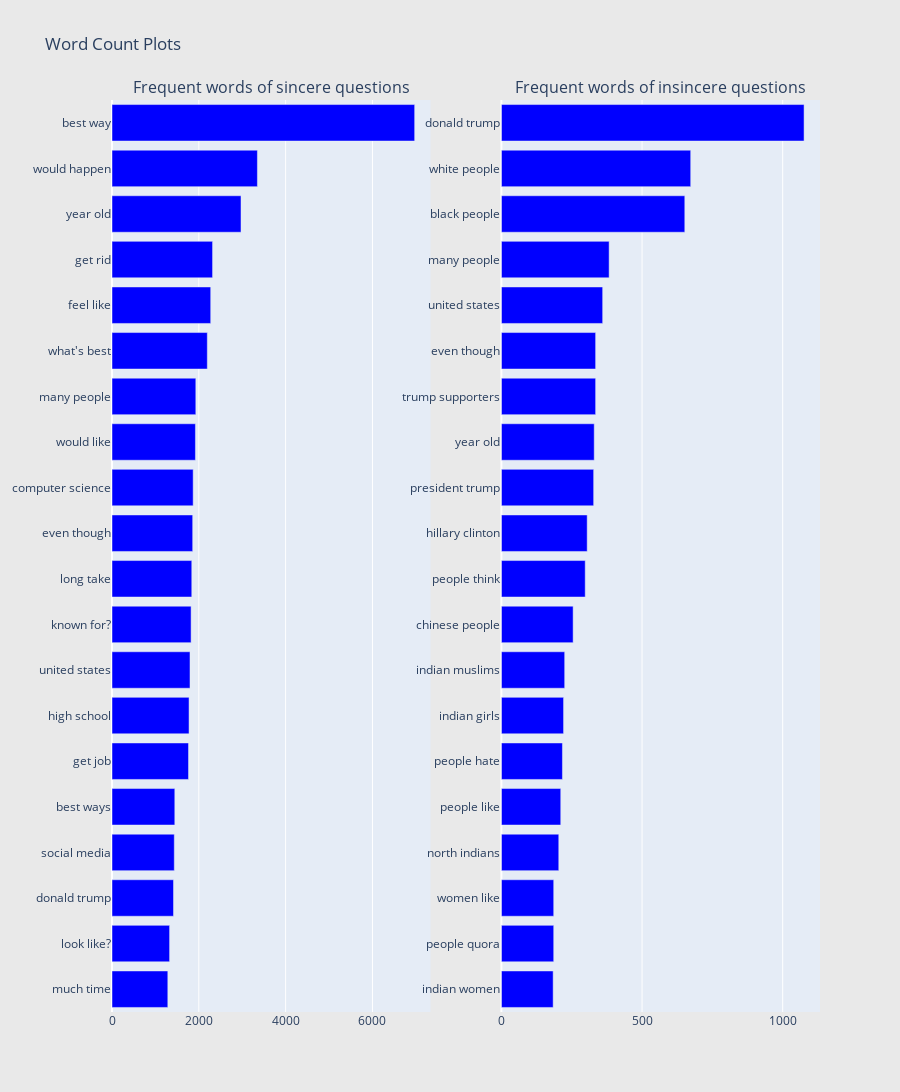
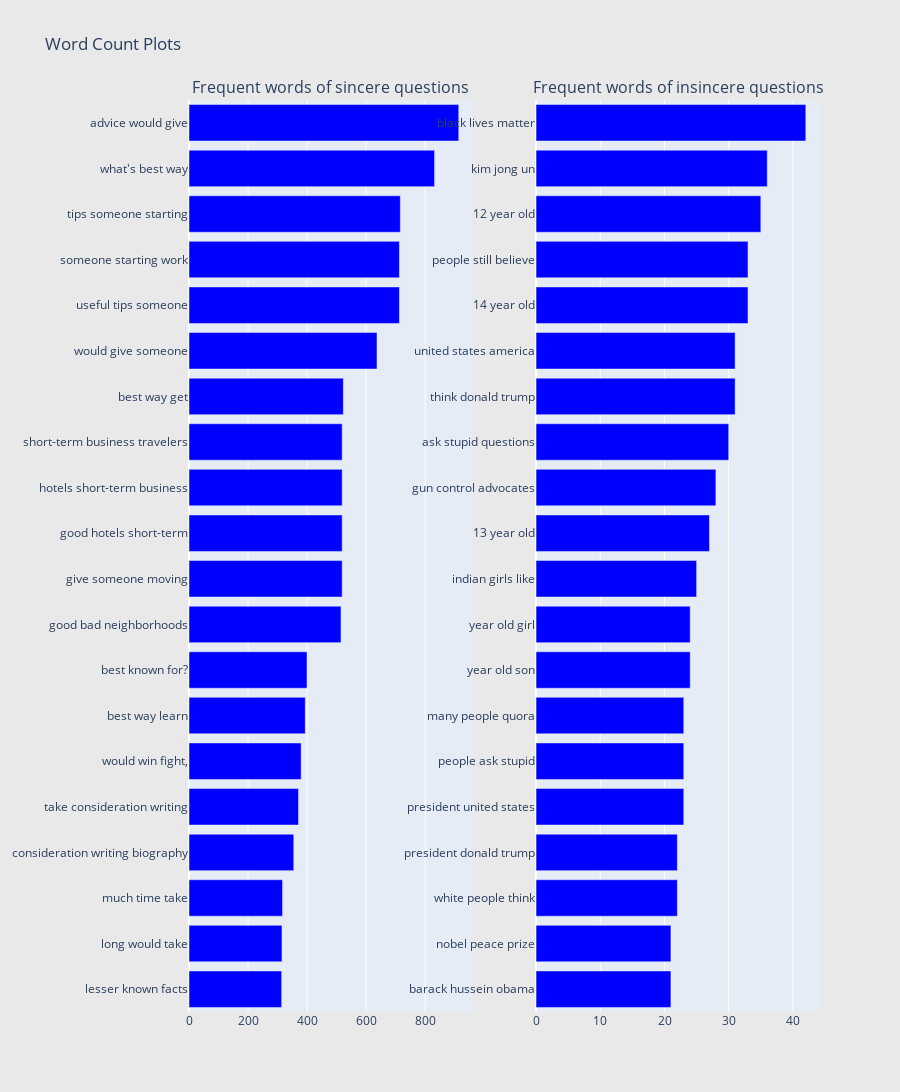

The notebook cell these images were saved under, in order:
### Markdown cell above
### **BASIC GRAM ANALYSIS FROM SCRATCH**

### Code cell
stopword=set(stopwords.words('english'))


# step 1: 
# I need the question texts for labels 1 and 0

train_df_zero=train_df[train_df['target']==0]['question_text']
train_df_ones=train_df[train_df['target']==1]['question_text']


# step 2: 
# gram analysis function

# ********** Line by line explanation *******

# 2.1 : >>>tokens=[t for t in data.lower().split(" ") if t!="" if t not in stopword]
#
#       for every question text in the data, first check whether the word is not a stopword. If it is not, append the word to a list called tokens

# 2.2 : >>>ngrams=zip(*[tokens[i:] for i in range(gram)])  
#       >>>final_tokens=[" ".join(z) for z in ngrams]
#       
#         --->  [tokens[i:] for i in range(gram)] 
#                    returns a list of the format : [tokens[0:] , tokens[1:]] where each element is a list itself
#                 
#                    sample output : [['quebec', 'nationalists', 'see', 'province', 'nation', '1960s?'], ['nationalists', 'see', 'province', 'nation', '1960s?']]
#
#         --->  ngrams = zip(*[tokens[i:] for i in range(gram)])
#                    
#                    zip wants a bunch of arguments to zip together, but what you have is a single argument (a list, whose elements are also lists). The * in a function
#                    call "unpacks" a list (or other iterable), making each of its elements a separate argument. zip function returns a zip object. For example:
#                    >>> p = [[1,2,3],[4,5,6]]
#                    >>> d=zip(*p)
#                    >>> list(d)
#                    o/p: [(1, 4), (2, 5), (3, 6)]

#         --->  final_tokens = [" ".join(z) for z in ngrams]
#                    
#                    creates a list out of the zip object        
#                    sample output : ['quebec nationalists', 'nationalists see', 'see province', 'province nation', 'nation 1960s?']

#Gram analysis on Training set
def gram_analysis(data,gram):
    tokens=[t for t in data.lower().split(" ") if t!="" if t not in stopword]
    # print("Tokens:\n" + str([tokens[i:] for i in range(gram)]))
    ngrams=zip(*[tokens[i:] for i in range(gram)])  # ngrams will be a zip object
    final_tokens=[" ".join(z) for z in ngrams]
    # print("final tokens\n" + str(final_tokens))
    return final_tokens


# step 3: 
# create a counter dictionary for every n-gram pair created from the entire dataset so the dictionary will have the ngram pair as the key and no. of times that
# ngram pair occured in the entire data set as the value

#Create frequency grams for analysis
def create_dict(data,grams):
    freq_dict=defaultdict(int)
    for sentence in data:
        for tokens in gram_analysis(sentence,grams):
            freq_dict[tokens]+=1
    #print("dict\n" + str(freq_dict))
    #print("\n\n\ndict items \n" + str(freq_dict.items()))
    return freq_dict



# step 4:
#  now we sort the freq dict created above using in decreasing order of the n gram count using code:
#  freq_df=pd.DataFrame(sorted(freq_dict.items(),key=lambda z:z[1])[::-1]) where freq_dict.items() returns tuple of this kind: ('united states', 1) and we sort on basis of
#  the count value done by the code: key=lambda z:z[1] in the function

#  we return a plot object called trace

def create_new_df(freq_dict):
    freq_df=pd.DataFrame(sorted(freq_dict.items(),key=lambda z:z[1])[::-1])
    freq_df.columns=['n_gram_words','n_gram_frequency']
    print(freq_df.head())
    #plt.barh(freq_df['n_gram_words'][:20],freq_df['n_gram_frequency'][:20],linewidth=0.3)
    #plt.show()
    trace=horizontal_bar_chart(freq_df[:20],'blue')
    return trace

# step 5:
#  This functions plots the trace object of n grams of data where label = 1 and of data where label = 0 seperately in a figure

def horizontal_bar_chart(df, color):
    trace = go.Bar(
        y=df["n_gram_words"].values[::-1],
        x=df["n_gram_frequency"].values[::-1],
        showlegend=False,
        orientation = 'h',
        marker=dict(
            color=color,
        ),
    )
    return trace

def plot_grams(trace_zero,trace_one):
    fig = tools.make_subplots(rows=1, cols=2, vertical_spacing=0.04,
                          subplot_titles=["Frequent words of sincere questions", 
                                          "Frequent words of insincere questions"])
    fig.append_trace(trace_zero, 1, 1)
    fig.append_trace(trace_ones, 1, 2)
    fig['layout'].update(height=1200, width=900, paper_bgcolor='rgb(233,233,233)', title="Word Count Plots")
    py.iplot(fig, filename='word-plots')





# Step 6 - additional analysis: 
#          Analyse most common Sentences

def mostcommon_words(data):
    counter=Counter(data)
    commonwords=counter.most_common()
    x_coord,y_coord=[],[]
    for words,occ in commonwords[:20]:
        if words not in stopword:
            x_coord.append(occ)
            y_coord.append(words)
            
    sns.barplot(x=x_coord,y=y_coord,saturation=1,orient="h")


    
    
    
print("Bi-gram analysis")

freq_train_df_zero=create_dict(train_df_zero,2)
trace_zero=create_new_df(freq_train_df_zero)

freq_train_df_ones=create_dict(train_df_ones,2)
trace_ones=create_new_df(freq_train_df_ones)

plot_grams(trace_zero,trace_ones)

print("Tri-gram analysis")

freq_train_df_zero=create_dict(train_df_zero,3)
trace_zero=create_new_df(freq_train_df_zero)

freq_train_df_ones=create_dict(train_df_ones,3)
trace_ones=create_new_df(freq_train_df_ones)

plot_grams(trace_zero,trace_ones)


#
mostcommon_words(train_df_zero)
mostcommon_words(train_df_ones)

### Figure 1 — Plotly figure (JSON) as saved in the notebook; plotly's stock layout.template omitted (floating-point values rounded to 4 significant figures)
{"data": [{"marker": {"color": "blue"}, "orientation": "h", "showlegend": false, "type": "bar", "x": [1286, 1327, 1417, 1435, 1447, 1763, 1775, 1797, 1822, 1838, 1859, 1870, 1922, 1931, 2196, 2274, 2317, 2972, 3350, 6973], "xaxis": "x", "y": ["much time", "look like?", "donald trump", "social media", "best ways", "get job", "high school", "united states", "known for?", "long take", "even though", "computer science", "would like", "many people", "what's best", "feel like", "get rid", "year old", "would happen", "best way"], "yaxis": "y"}, {"marker": {"color": "blue"}, "orientation": "h", "showlegend": false, "type": "bar", "x": [184, 186, 186, 204, 211, 217, 221, 225, 255, 298, 305, 328, 330, 335, 335, 360, 383, 652, 673, 1076], "xaxis": "x2", "y": ["indian women", "people quora", "women like", "north indians", "people like", "people hate", "indian girls", "indian muslims", "chinese people", "people think", "hillary clinton", "president trump", "year old", "trump supporters", "even though", "united states", "many people", "black people", "white people", "donald trump"], "yaxis": "y2"}], "layout": {"annotations": [{"font": {"size": 16}, "showarrow": false, "text": "Frequent words of sincere questions", "x": 0.225, "xanchor": "center", "xref": "paper", "y": 1, "yanchor": "bottom", "yref": "paper"}, {"font": {"size": 16}, "showarrow": false, "text": "Frequent words of insincere questions", "x": 0.775, "xanchor": "center", "xref": "paper", "y": 1, "yanchor": "bottom", "yref": "paper"}], "height": 1200, "paper_bgcolor": "rgb(233,233,233)", "title": {"text": "Word Count Plots"}, "width": 900, "xaxis": {"anchor": "y", "domain": [0, 0.45]}, "xaxis2": {"anchor": "y2", "domain": [0.55, 1]}, "yaxis": {"anchor": "x", "domain": [0, 1]}, "yaxis2": {"anchor": "x2", "domain": [0, 1]}}}

### Figure 2 — Plotly figure (JSON) as saved in the notebook; plotly's stock layout.template omitted (floating-point values rounded to 4 significant figures)
{"data": [{"marker": {"color": "blue"}, "orientation": "h", "showlegend": false, "type": "bar", "x": [314, 315, 317, 355, 371, 380, 394, 400, 515, 519, 519, 519, 519, 523, 637, 713, 713, 716, 832, 914], "xaxis": "x", "y": ["lesser known facts", "long would take", "much time take", "consideration writing biography", "take consideration writing", "would win fight,", "best way learn", "best known for?", "good bad neighborhoods", "give someone moving", "good hotels short-term", "hotels short-term business", "short-term business travelers", "best way get", "would give someone", "useful tips someone", "someone starting work", "tips someone starting", "what's best way", "advice would give"], "yaxis": "y"}, {"marker": {"color": "blue"}, "orientation": "h", "showlegend": false, "type": "bar", "x": [21, 21, 22, 22, 23, 23, 23, 24, 24, 25, 27, 28, 30, 31, 31, 33, 33, 35, 36, 42], "xaxis": "x2", "y": ["barack hussein obama", "nobel peace prize", "white people think", "president donald trump", "president united states", "people ask stupid", "many people quora", "year old son", "year old girl", "indian girls like", "13 year old", "gun control advocates", "ask stupid questions", "think donald trump", "united states america", "14 year old", "people still believe", "12 year old", "kim jong un", "black lives matter"], "yaxis": "y2"}], "layout": {"annotations": [{"font": {"size": 16}, "showarrow": false, "text": "Frequent words of sincere questions", "x": 0.225, "xanchor": "center", "xref": "paper", "y": 1, "yanchor": "bottom", "yref": "paper"}, {"font": {"size": 16}, "showarrow": false, "text": "Frequent words of insincere questions", "x": 0.775, "xanchor": "center", "xref": "paper", "y": 1, "yanchor": "bottom", "yref": "paper"}], "height": 1200, "paper_bgcolor": "rgb(233,233,233)", "title": {"text": "Word Count Plots"}, "width": 900, "xaxis": {"anchor": "y", "domain": [0, 0.45]}, "xaxis2": {"anchor": "y2", "domain": [0.55, 1]}, "yaxis": {"anchor": "x", "domain": [0, 1]}, "yaxis2": {"anchor": "x2", "domain": [0, 1]}}}
